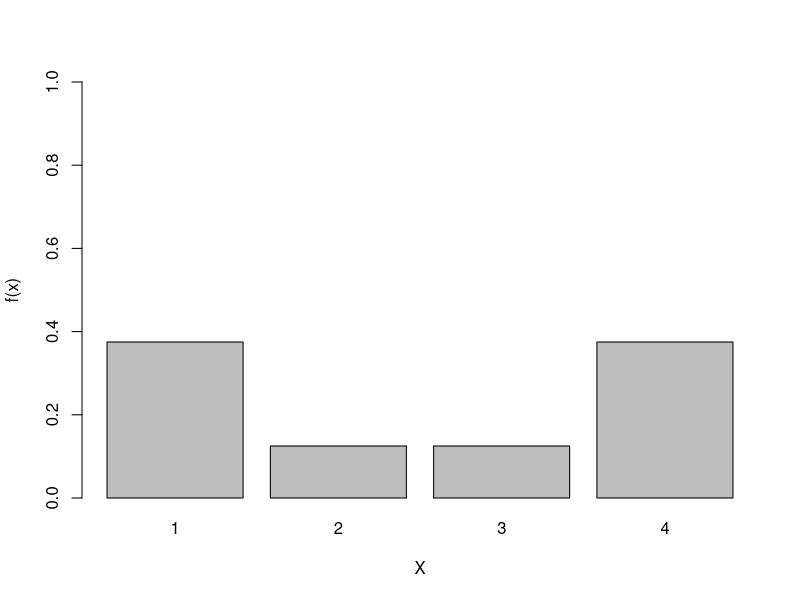
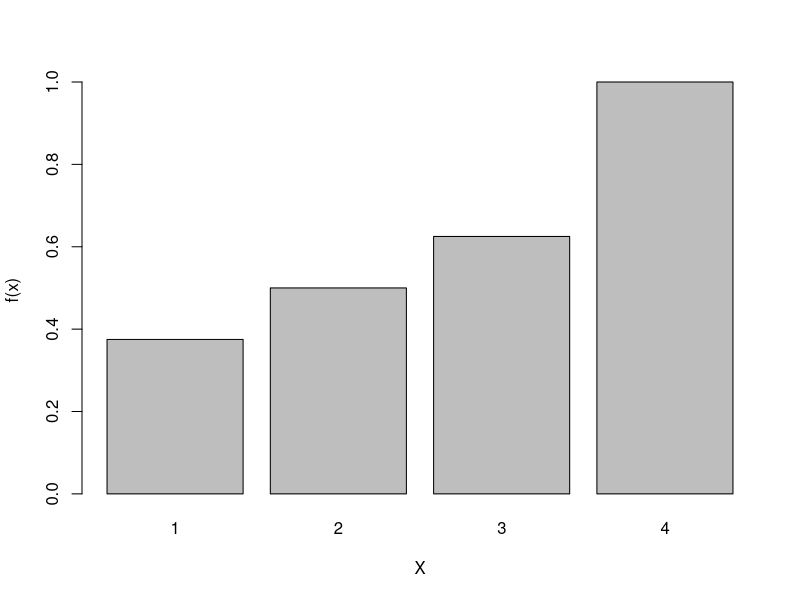
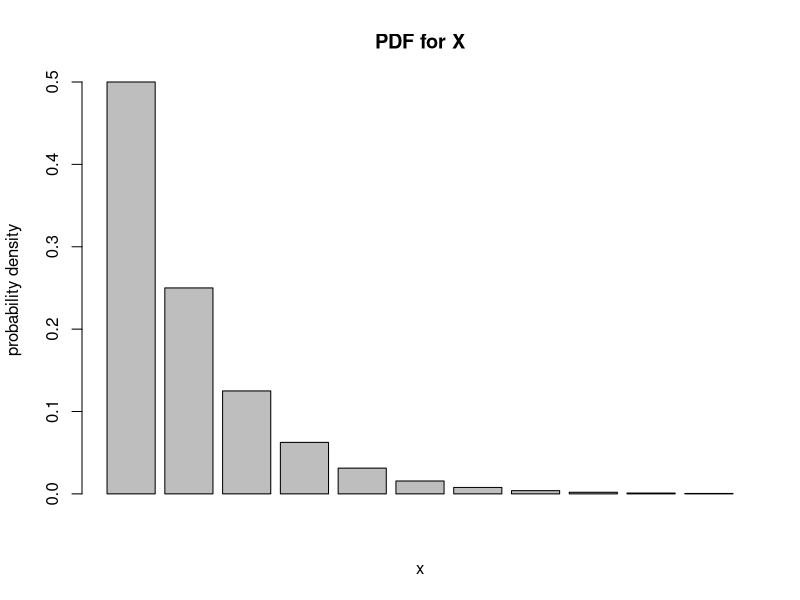
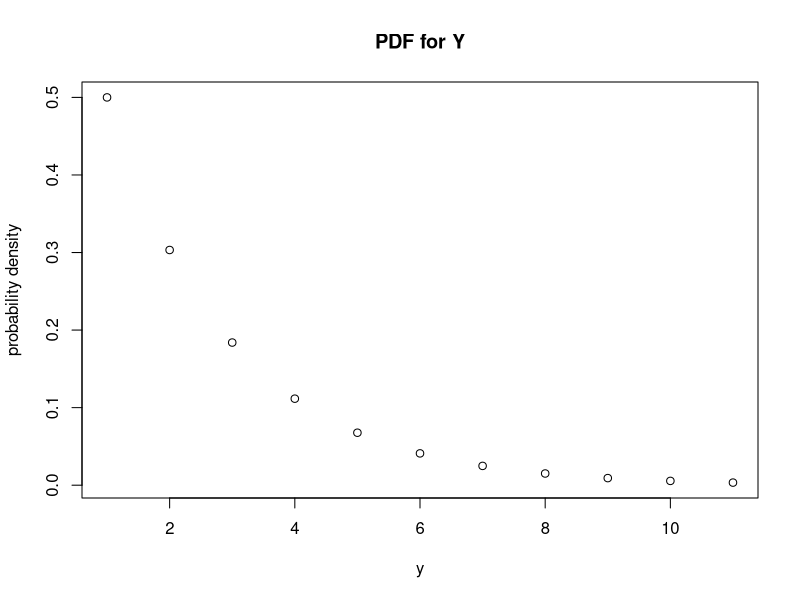
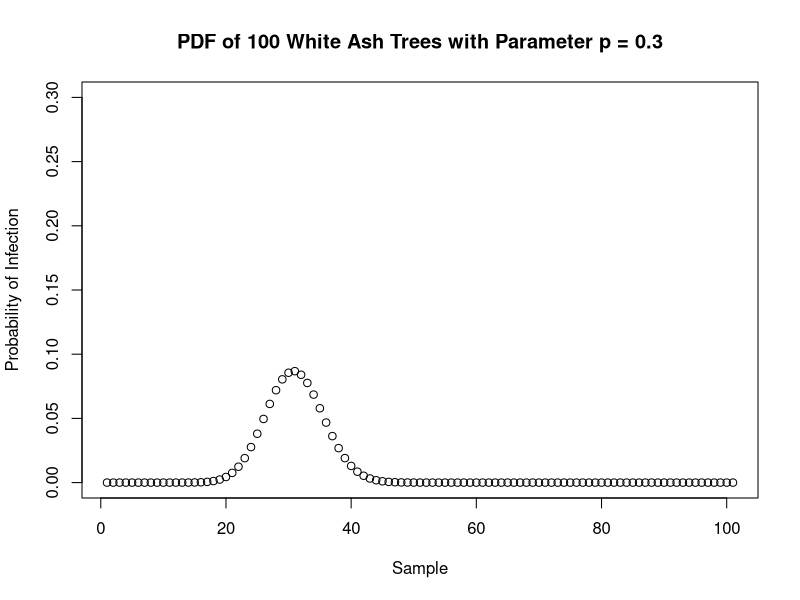
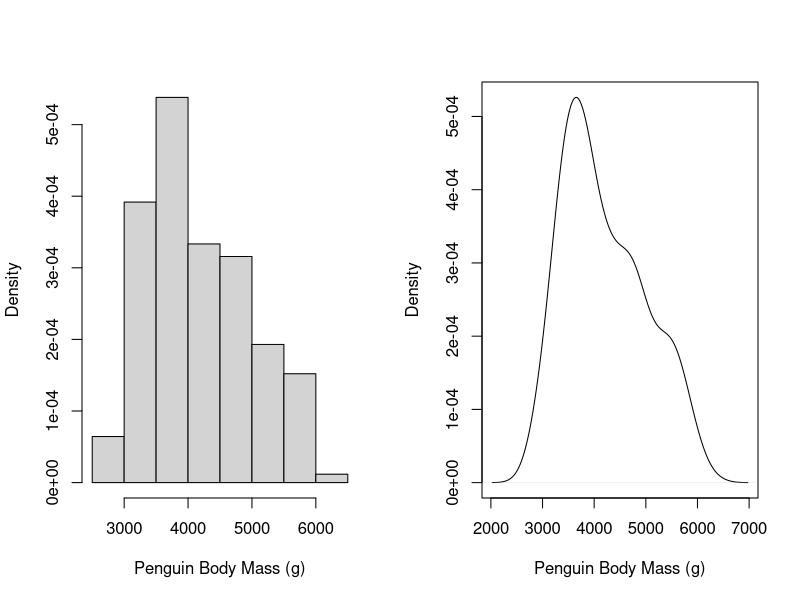
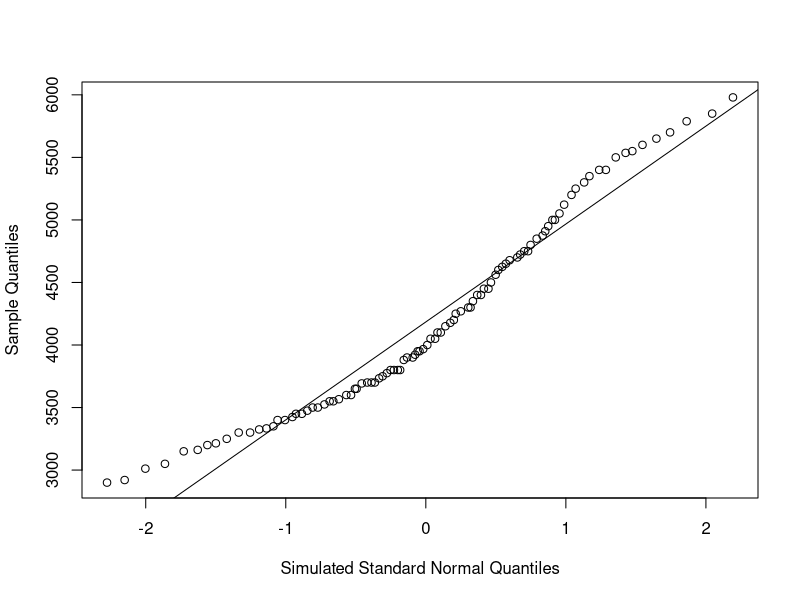
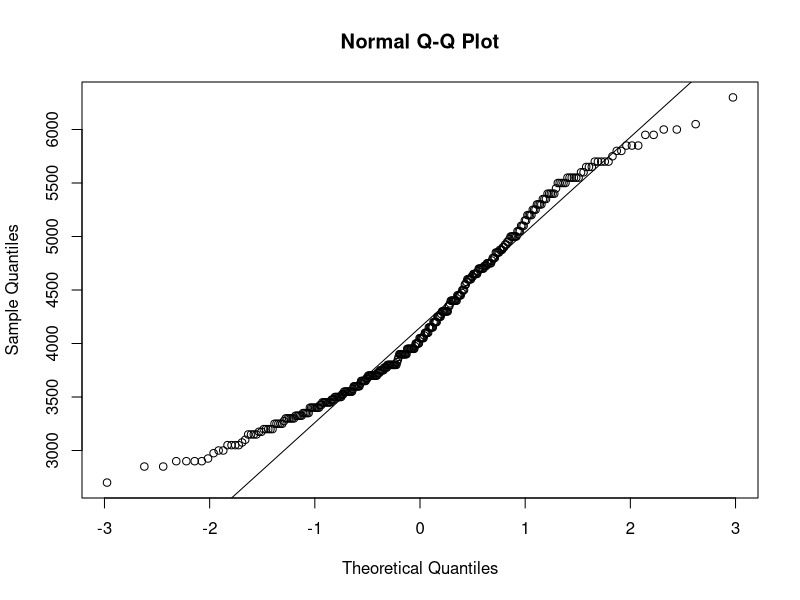

R code for these plots, in order:
## ---- chunk 1
#| label: load-packagesa
#| include: true

library(palmerpenguins)
## ---- chunk 2
    fx <- c(3/8,1/8,1/8,3/8)
    X <- c(1,2,3,4)
    # realized I do not need this: prob1C.table <- data.frame(fx,X)

    barplot(fx, xlab="X", ylab="f(x)", names.arg = c("1","2","3","4"), ylim = c(0,1))
## ---- chunk 3
    Fx <- c(3/8,((3/8)+(1/8)),((3/8)+(1/8)+(1/8)),((3/8)+(1/8)+(1/8)+(3/8)))
    # realized I do not need this: prob1D.table <- data.frame(Fx,X)

    barplot(Fx, xlab = "X", ylab = "f(x)", names.arg = c("1","2","3","4"))
## ---- chunk 4
support0_10 <- c(seq(0,10))

XPDF <- function(x,p){
  ((1-p)^x)*p
}

barplot(XPDF(support0_10,0.5), ylab = "probability density", xlab = "x", main = "PDF for X")


## ---- chunk 5
YPDF <- function(y,l){
  l*(exp(1)^(-l*y))
}

plot(YPDF(support0_10,0.5), ylab = "probability density", xlab = "y", main = "PDF for Y")
## ---- chunk 6
XPDF(5,0.5)
## ---- chunk 7
pgeom(support0_10[7], prob=0.5) - pgeom(support0_10[6], prob=0.5)
pexp(support0_10[7], rate=0.5) - pexp(support0_10[6], rate=0.5)

## ---- chunk 8
    whiteashtrees <- seq(0,100, by = 1)
    plot(dbinom(whiteashtrees, 100, 0.3), ylim = c(0,.3), ylab = "Probability of Infection", xlab = "Sample", main = "PDF of 100 White Ash Trees with Parameter p = 0.3")
## ---- chunk 9
#the par function is a handy tool for making side-by-side plots in base R
#BUT for publication-quality multi-panel figures, I recommend learning ggplot 
#in combination withthe ggpubr package
#This command tells us to lay out plots in one row and two columns
par(mfrow=c(1,2))

#plot one is a histogram, use ?hist() for documentation
#try playing with the "breaks" argument
hist(penguins$body_mass_g,
     freq=FALSE, #Tells R to plot density rather than frequency on Y-axis
     main="",
     xlab="Penguin Body Mass (g)")

#plot two is a density plot, use ?density() for documentation
#try playing with the "bw" argument
plot(density(penguins$body_mass_g,na.rm=T),
     main="",
     xlab="Penguin Body Mass (g)")

#Make sure to set this back to one row and one column for your next figures
par(mfrow=c(1,1))
## ---- chunk 10
quantile(x = penguins$body_mass_g,
         probs = 0.90,
         na.rm=T) # we need to tell this function to ignore the NA values 
## ---- chunk 11
#First let's generate some data from a standard normal distribution
norm_data <- rnorm(1000)

#Let's now calculate the quantiles for our penguins
quantiles_penguins <- quantile(x = penguins$body_mass_g,
         probs = seq(0.01,0.99,0.01),
         na.rm=T)

#And for our theoretical distribution
quantiles_norm <- quantile(x = norm_data,
         probs = seq(0.01,0.99,0.01))

#Now, let's plot them against one another
plot(quantiles_norm,quantiles_penguins,
     xlab="Simulated Standard Normal Quantiles",
     ylab="Sample Quantiles")
#For good measure, let's add a trend line to make it easier to visualize
abline(lm(quantiles_penguins~quantiles_norm))
## ---- chunk 12
qqnorm(penguins$body_mass_g)
qqline(penguins$body_mass_g)
